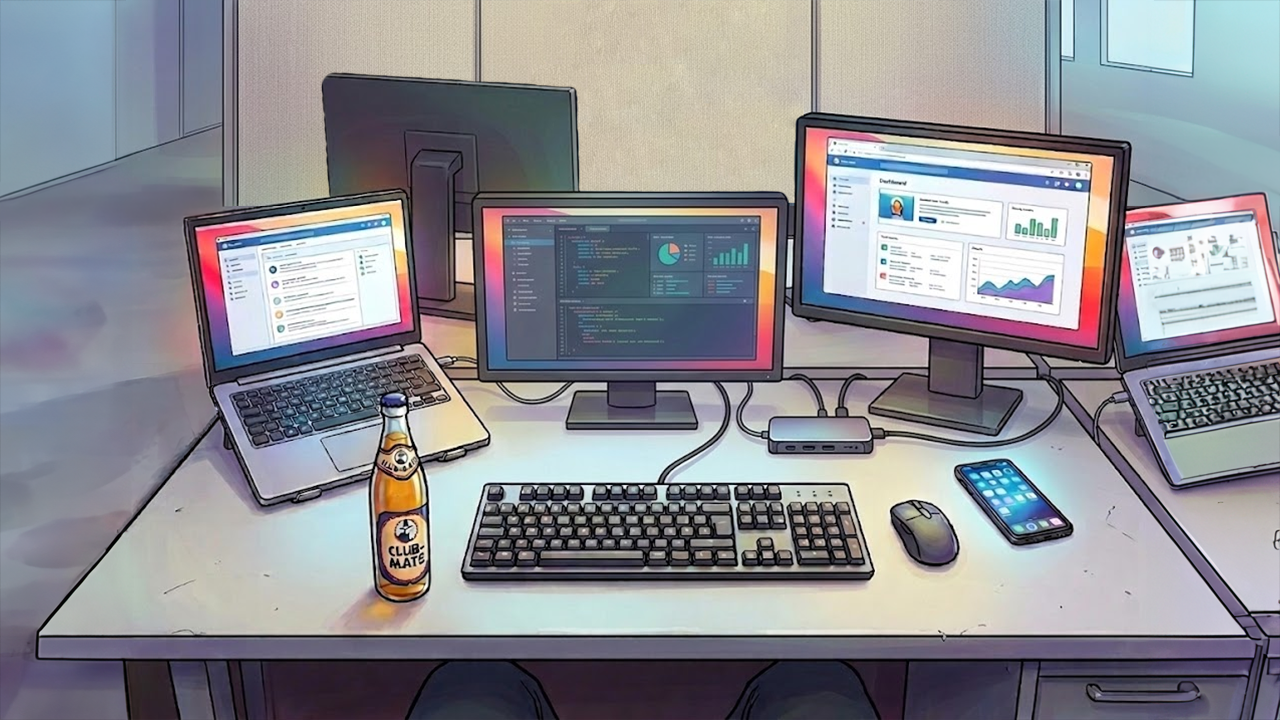

A level layout from a 2D game, rendered from its tile map. Below: a short description, then the map file with its tile-grid data intact:
An orthogonal 1x1 tile map with 1280x720 px tiles, 1 tile layer (Kachelebene 1) and 1 object (Merge Requests).

<map version="1.10" tiledversion="1.12.2" orientation="orthogonal" renderorder="right-down" width="1" height="1" tilewidth="1280" tileheight="720" infinite="0" nextlayerid="3" nextobjectid="2">
 <tileset firstgid="1" name="bg" tilewidth="1280" tileheight="720" tilecount="1" columns="1">
  <image source="../images/dektop_frontal.png" width="1280" height="720" />
 </tileset>
 <layer id="1" name="Kachelebene 1" width="1" height="1">
  <data encoding="csv">
1
</data>
 </layer>
 <objectgroup id="2" name="clickable">
  <object id="1" name="Merge Requests" x="483.333" y="208.333">
   <polygon points="0,0 294,-1.33333 289.667,162 5.33333,162.333" />
  </object>
 </objectgroup>
</map>
